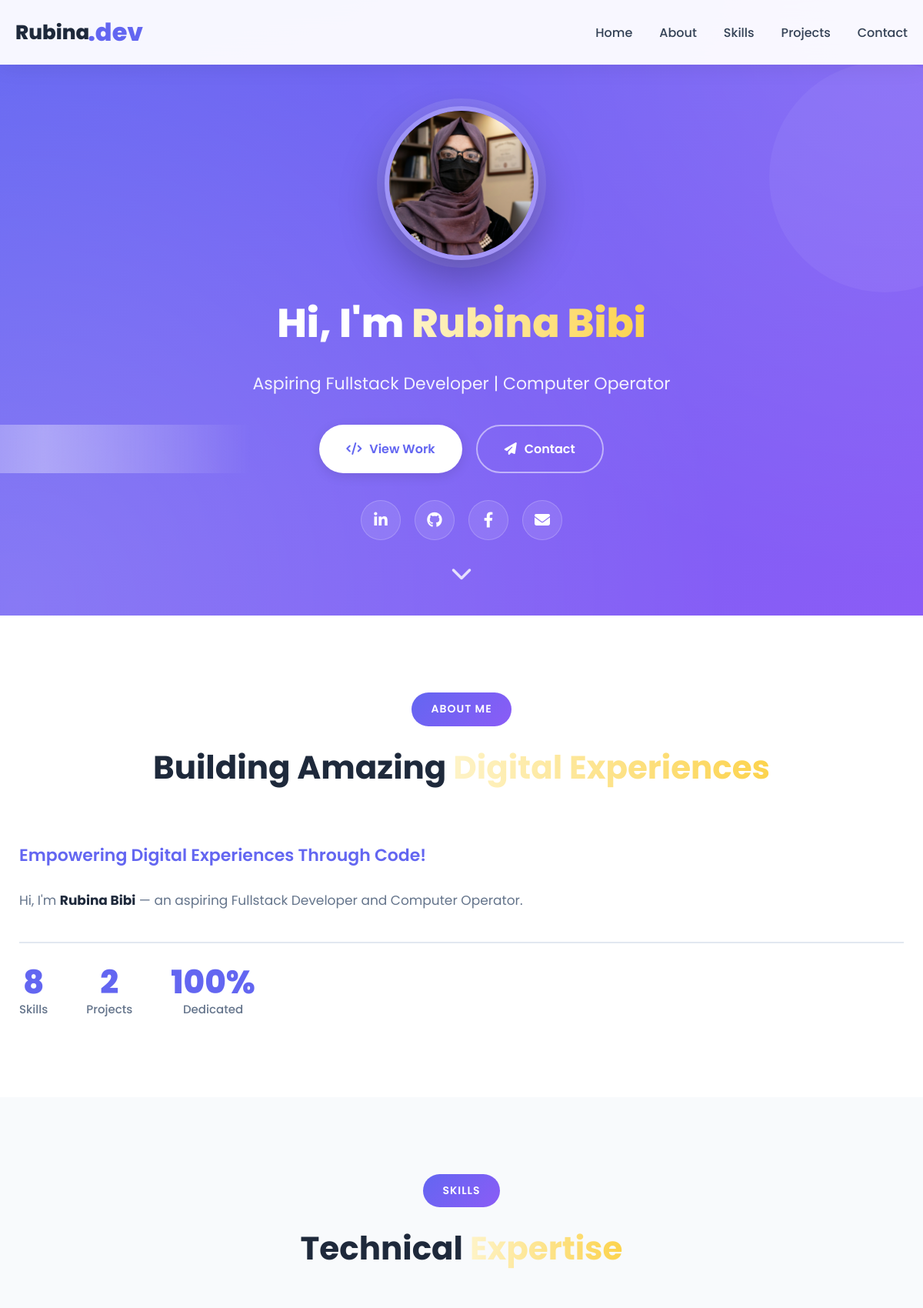
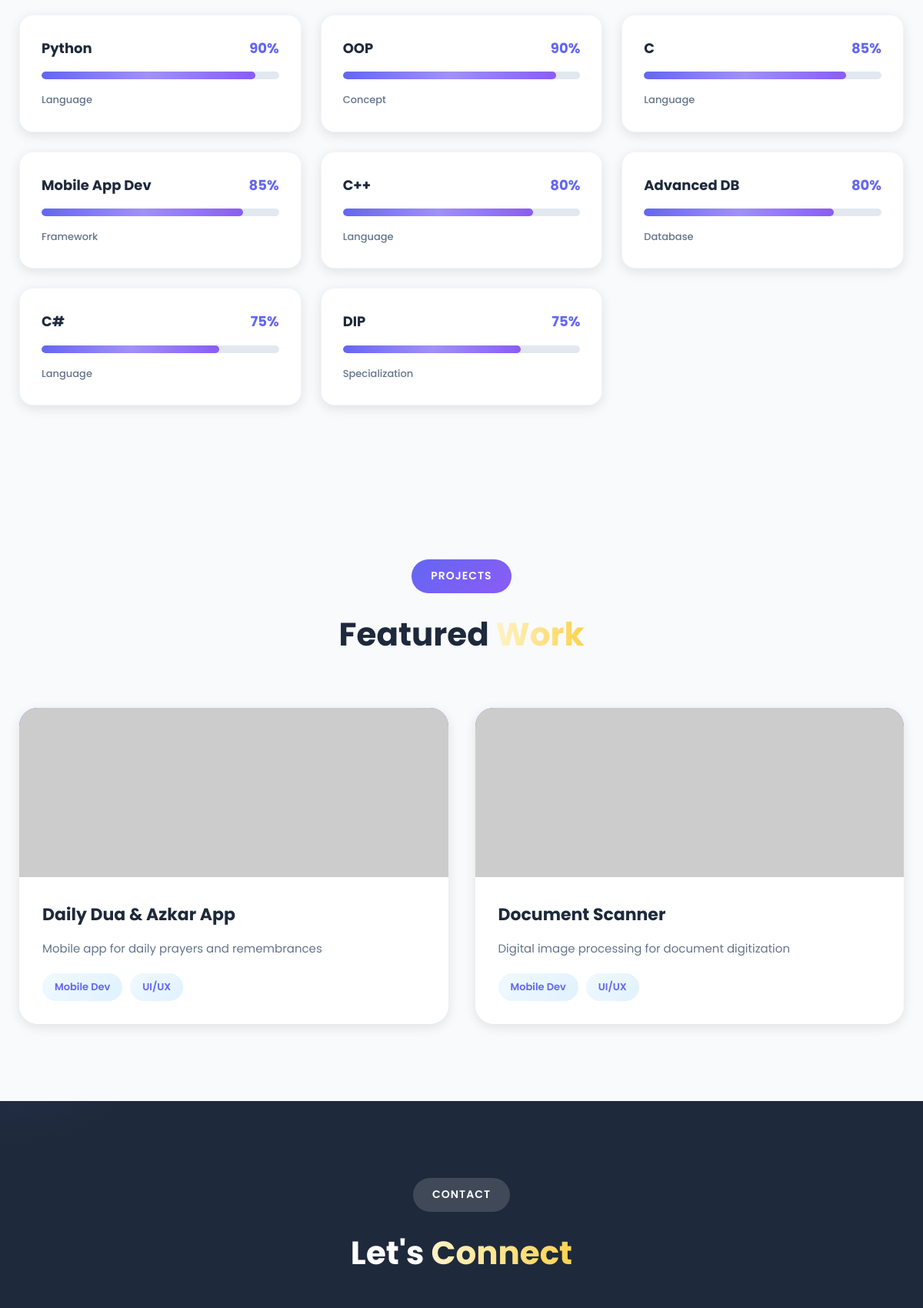
The page / (upper part) on the database its author committed (2 pictures, top to bottom).
### tables this page shows
CREATE TABLE skills (
        id INTEGER PRIMARY KEY AUTOINCREMENT,
        name TEXT, category TEXT, level INTEGER);

CREATE TABLE projects (
        id INTEGER PRIMARY KEY AUTOINCREMENT,
        name TEXT, description TEXT, github_url TEXT, image_url TEXT);

### app.py (the view)
@app.get("/", response_class=HTMLResponse)
async def home(request: Request):
    skills = get_skills()
    projects = get_projects()
    ip = request.client.host if request.client else "localhost"
    ua = request.headers.get("user-agent", "Unknown")
    add_visitor(ip, ua)
    return templates.TemplateResponse("index.html", {
        "request": request,
        "skills": skills,
        "projects": projects,
        "name": "Rubina Bibi",
        "role": "Aspiring Fullstack Developer | Computer Operator",
        "email": "rubinabibi.khr.tech1144@gmail.com",
        "linkedin": "https://www.linkedin.com/in/rubina-bibi-b87578359",
        "github": "https://github.com/Rubina-Bibi",
        "facebook": "https://www.facebook.com/share/1CJQfwRh4c/"
    })

### templates/index.html (shortened to what this page needs)
<!DOCTYPE html>
<html lang="en">
<head>
    <link rel="stylesheet" href="https://cdnjs.cloudflare.com/ajax/libs/font-awesome/6.4.0/css/all.min.css">
    <link rel="stylesheet" href="{{ url_for('static', path='style.css') }}">
</head>
<body>
    <nav class="navbar">
        <div class="nav-container">
            <a href="#home" class="logo">
                <span class="logo-text">Rubina</span>
                <span class="logo-dot">.dev</span>
            </a>
            <ul class="nav-links">
                <li><a href="#home">Home</a></li>
                <li><a href="#about">About</a></li>
                <li><a href="#skills">Skills</a></li>
                <li><a href="#projects">Projects</a></li>
                <li><a href="#contact">Contact</a></li>
            </ul>
        </div>
    </nav>
    <section id="home" class="hero">
        <div class="hero-content">
            <img src="{{ url_for('static', path='profile.jpg') }}" alt="Rubina Bibi" class="profile-img" onerror="this.src='https://ui-avatars.com/api/?name=Rubina+Bibi&background=6366f1&color=fff&size=200&bold=true'">
            <h1 class="hero-title">Hi, I'm <span class="gradient-text">{{ name }}</span></h1>
            <p class="hero-subtitle">{{ role }}</p>
            <div class="hero-btns">
                <a href="#projects" class="btn btn-primary"><i class="fas fa-code"></i> View Work</a>
                <a href="#contact" class="btn btn-secondary"><i class="fas fa-paper-plane"></i> Contact</a>
            </div>
            <div class="social-links">
                <a href="{{ linkedin }}" target="_blank" class="social linkedin" title="LinkedIn"><i class="fab fa-linkedin-in"></i></a>
                <a href="{{ github }}" target="_blank" class="social github" title="GitHub"><i class="fab fa-github"></i></a>
                <a href="{{ facebook }}" target="_blank" class="social facebook" title="Facebook"><i class="fab fa-facebook-f"></i></a>
                <a href="mailto:{{ email }}" class="social email" title="Email"><i class="fas fa-envelope"></i></a>
            </div>
        </div>
        <a href="#about" class="scroll-indicator"><i class="fas fa-chevron-down"></i></a>
    </section>
    <section id="about" class="section about">
        <div class="container">
            <div class="section-header">
                <span class="badge">About Me</span>
                <h2 class="section-title">Building Amazing <span class="gradient-text">Digital Experiences</span></h2>
            </div>
            <div class="about-grid">
                <div class="about-info">
                    <p class="lead">Empowering Digital Experiences Through Code!</p>
                    <p>Hi, I'm <strong>Rubina Bibi</strong> — an aspiring Fullstack Developer and Computer Operator.</p>
                    <div class="stats">
                        <div class="stat"><span class="stat-num">{{ skills|length }}</span><span class="stat-text">Skills</span></div>
                        <div class="stat"><span class="stat-num">{{ projects|length }}</span><span class="stat-text">Projects</span></div>
                        <div class="stat"><span class="stat-num">100%</span><span class="stat-text">Dedicated</span></div>
                    </div>
                </div>
            </div>
        </div>
    </section>
    <section id="skills" class="section skills">
        <div class="container">
            <div class="section-header">
                <span class="badge">Skills</span>
                <h2 class="section-title">Technical <span class="gradient-text">Expertise</span></h2>
            </div>
            <div class="skills-container">
                {% for skill in skills %}
                <div class="skill-box">
                    <div class="skill-info">
                        <span class="skill-name">{{ skill[0] }}</span>
                        <span class="skill-percent">{{ skill[2] }}%</span>
                    </div>
                    <div class="progress-bar">
                        <div class="progress-fill" style="width: {{ skill[2] }}%"></div>
                    </div>
                    <span class="skill-cat">{{ skill[1] }}</span>
                </div>
                {% endfor %}
            </div>
        </div>
    </section>
    <section id="projects" class="section projects">
        <div class="container">
            <div class="section-header">
                <span class="badge">Projects</span>
                <h2 class="section-title">Featured <span class="gradient-text">Work</span></h2>
            </div>
            <div class="projects-grid">
                {% for project in projects %}
                <div class="project-card">
                    <div class="project-img">
                    </div>
                    <div class="project-info">
                        <h3>{{ project[0] }}</h3>
                        <p>{{ project[1] }}</p>
                        <div class="project-tags">
                            <span class="tag">Mobile Dev</span>
                            <span class="tag">UI/UX</span>
                        </div>
                    </div>
                </div>
                {% endfor %}
            </div>
        </div>
    </section>
    <section id="contact" class="section contact">
        <div class="container">
            <div class="section-header">
                <span class="badge">Contact</span>
                <h2 class="section-title">Let's <span class="gradient-text">Connect</span></h2>
            </div>
        </div>
    </section>
</body>
</html>

### rows shown on the page
skills: name "Python", level "90", category "Language"
skills: name "OOP", level "90", category "Concept"
skills: name "C", level "85", category "Language"
skills: name "Mobile App Dev", level "85", category "Framework"
skills: name "C++", level "80", category "Language"
skills: name "Advanced DB", level "80", category "Database"
skills: name "C#", level "75", category "Language"
skills: name "DIP", level "75", category "Specialization"
projects: name "Daily Dua & Azkar App", description "Mobile app for daily prayers and remembrances"
projects: name "Document Scanner", description "Digital image processing for document digitization"

### other values the page prints
{{ name }} "Rubina Bibi"
{{ role }} "Aspiring Fullstack Developer | Computer Operator"
{{ skills|length }} "8"
{{ projects|length }} "2"
